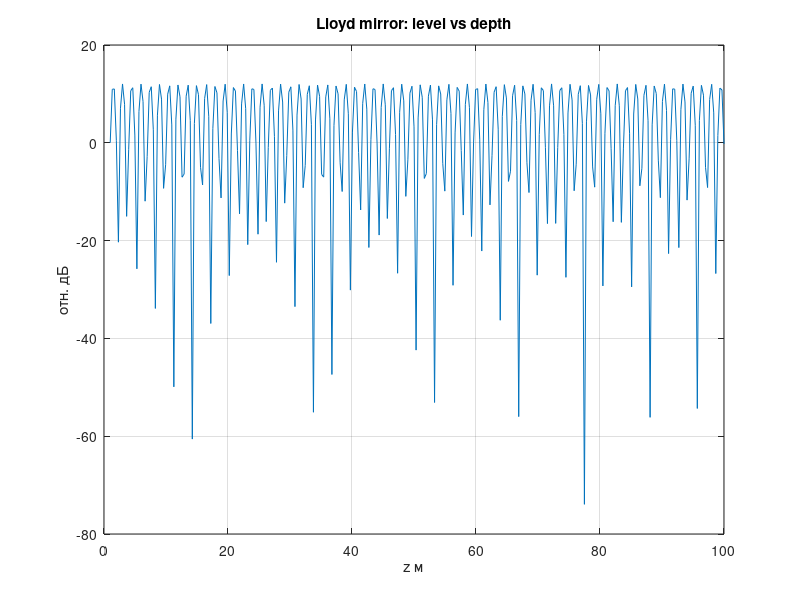

This chart was generated by the following MATLAB code:
% Зеркало Ллойда
% Интерференция прямого и отражённого

f = 500; r = 1000; c = 1500;
z = linspace(1, 100, 300);
dp = 2*z*r./sqrt(r^2+z.^2);
I = 4*cos(pi*dp*f/c).^2;
figure;
plot(z, 20*log10(I));
title('Lloyd mirror: level vs depth');
xlabel('z м'); ylabel('отн. дБ'); grid on;

%{
@play
{
 "title": "Lloyd's mirror",
 "groups": [
  {
   "name": "Parameters",
   "controls": [
    {
     "var": "f",
     "label": "f Hz",
     "min": 100,
     "max": 2000,
     "step": 100,
     "default": 500
    },
    {
     "var": "r",
     "label": "Range m",
     "min": 100,
     "max": 5000,
     "step": 100,
     "default": 1000
    }
   ]
  }
 ]
}
%}
